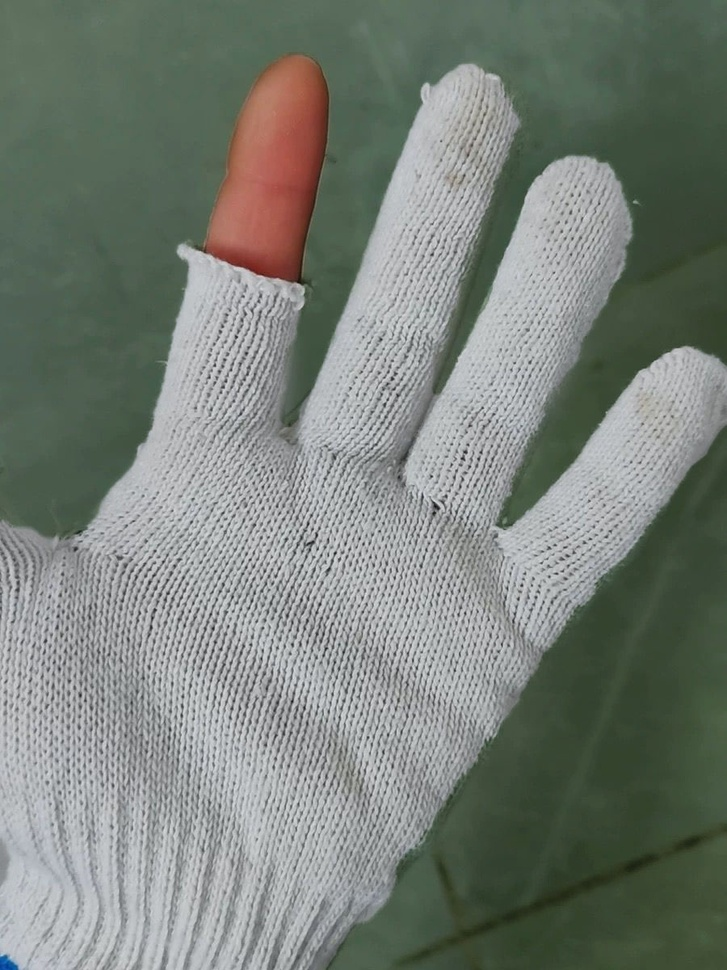
%> input picture imgg4.jpg, 727 x 970 px, shrunk from 900 x 1200 before the run
$ octave --eval "result = threshold_finger(imread('imgg4.jpg'));"   (GNU Octave 9; MATLAB toolbox functions it lacks are replaced by stand-ins)
%> lines starting %> are read from the running program, lines starting %| are printed output that depends on the picture; in (x1, y1, x2, y2) boxes, pixels count from 0 and x2, y2 are one past the last pixel; in counts of white or black regions, pixels touching at a corner belong together; the program's own positions count from 1
### detect_glove_contour.m
function [glove_contour] = detect_glove_contour(image)

    glove_hsv = rgb2hsv(image);
%> glove_hsv: size 970x727x3 double; mean H, S, V 0.434, 0.132, 0.513

    % Extract individual channels
    hue_channel = glove_hsv(:,:,1);
    saturation_channel = glove_hsv(:,:,2);
    value_channel = glove_hsv(:,:,3);
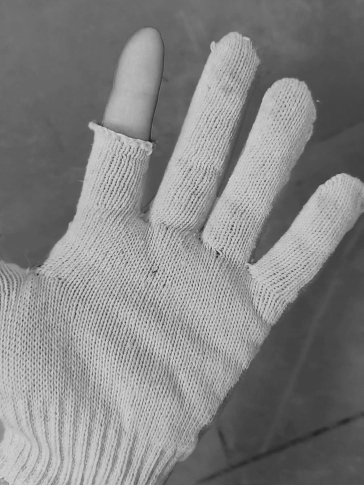
%> value_channel: size 970x727 double (shown at 1/2 size); min 0.051, max 0.918, mean 0.513

    % Calculate histograms for each channel
    numBins = 256;
    hueHistogram = imhist(hue_channel, numBins);
%> hueHistogram = 256 values, max 123310 at index 157, min 0 at index 43, mean 2754.6
    saturationHistogram = imhist(saturation_channel, numBins);
%> saturationHistogram = 256 values, max 69827 at index 5, min 0 at index 2, mean 2754.6
    valueHistogram = imhist(value_channel, numBins);
%> valueHistogram = 256 values, max 12216 at index 105, min 0 at index 1, mean 2754.6

    % Find the bin with the highest count for each channel
    [~, dominantHueBin] = max(hueHistogram);
%> dominantHueBin = 157
    [~, dominantSaturationBin] = max(saturationHistogram);
%> dominantSaturationBin = 5
    [~, dominantValueBin] = max(valueHistogram);
%> dominantValueBin = 105

    % Convert the dominant bins to actual values
    dominant_hue = (dominantHueBin - 1) / numBins;
%> dominant_hue = 0.609
    dominant_saturation = (dominantSaturationBin - 1) / numBins;
%> dominant_saturation = 0.0156
    dominant_value = (dominantValueBin - 1) / numBins;
%> dominant_value = 0.406

    % Extract the dominant color
    dominant_color = [dominant_hue, dominant_saturation, dominant_value];
%> dominant_color = [0.609 0.0156 0.406]

    % Define light and dark background threshold
    bright_bg_lower = [0,0,128] / 255;
    bright_bg_upper = [255,255,255] / 255;

    dark_bg_lower = [0,0,0] / 255;
    dark_bg_upper = [255,255,127] / 255;

    % Check if dominant color is within the dark background range
    is_dark = all(dominant_color >= dark_bg_lower) && all(dominant_color <= dark_bg_upper);
%> is_dark = true

    % Check if dominant color is within the light background range
    is_bright = all(dominant_color >= bright_bg_lower) && all(dominant_color <= bright_bg_upper);
%> is_bright = false

    % Define lower and upper bounds for glove color in HSV space
    if is_bright
        glove_lower = [0,0,85] / 255;
        glove_upper = [255,110,255] / 255;
    end
    if is_dark
        glove_lower = [0,0,0] / 255;
        glove_upper = [255,255,110] / 255;
    end

    % Create mask for the glove
    glove_mask = (glove_hsv(:,:,1) >= glove_lower(1) & glove_hsv(:,:,1) <= glove_upper(1)) & ...
           (glove_hsv(:,:,2) >= glove_lower(2) & glove_hsv(:,:,2) <= glove_upper(2)) & ...
           (glove_hsv(:,:,3) >= glove_lower(3) & glove_hsv(:,:,3) <= glove_upper(3));
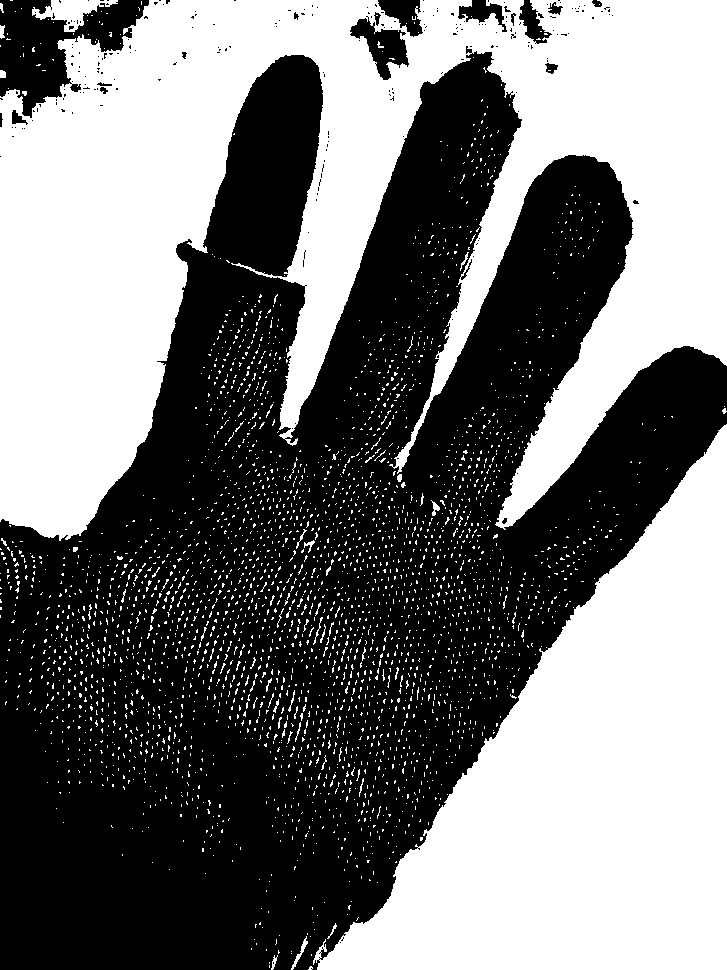
%> glove_mask: size 970x727 logical; 46.4% white; 3115 white regions (3064 under 20 px), largest, box (x1, y1, x2, y2) and area: (0, 0, 727, 541) 199109, (313, 424, 727, 970) 112394, (32, 0, 118, 32) 1197

    % Extract glove region
    glove_extracted = glove_hsv;
    glove_extracted(repmat(~glove_mask,[1 1 3])) = 0;

    % Convert to binary mask
    glove_binary = glove_extracted(:,:,1) > 0 | glove_extracted(:,:,2) > 0 | glove_extracted(:,:,3) > 0;
    glove_binary = imcomplement(glove_binary);

    % Perform morphological operations
    se = strel('square', 9);
    glove_binary = imdilate(glove_binary, se);
%> glove_binary: size 970x727 logical; 60.6% white; 14 black regions (7 under 20 px), largest, box (x1, y1, x2, y2) and area: (0, 0, 727, 533) 168415, (322, 431, 727, 970) 108349, (56, 0, 93, 16) 351
    glove_binary = imerode(glove_binary, se);
%> glove_binary: size 970x727 logical; 56.5% white; 6 black regions, box (x1, y1, x2, y2) and area: (0, 0, 727, 537) 193403, (318, 427, 727, 970) 112149, (52, 0, 100, 20) 755, (505, 0, 524, 13) 194, (532, 0, 547, 13) 173, (384, 17, 394, 27) 100
    glove_binary = imfill(glove_binary, 'holes');
%> glove_binary: size 970x727 logical; 56.5% white; 5 black regions, box (x1, y1, x2, y2) and area: (0, 0, 727, 537) 193403, (318, 427, 727, 970) 112149, (52, 0, 100, 20) 755, (505, 0, 524, 13) 194, (532, 0, 547, 13) 173

    % Find the main glove contour by extracting the largest contour
    glove_contours = bwboundaries(glove_binary);
%> glove_contours = 36 boundaries; largest, box (x1, y1, x2, y2) and points: (0, 45, 727, 970) 4510, (0, 0, 170, 137) 901, (451, 0, 567, 49) 449, (350, 0, 427, 80) 288, (294, 5, 318, 20) 69

    largest_contour_area = -1;
    largest_contour_index = -1;

    for i = 1:length(glove_contours)
        current_contour = glove_contours{i};
        current_contour_area = polyarea(current_contour(:, 2), current_contour(:, 1));
        if current_contour_area > largest_contour_area
            largest_contour_area = current_contour_area;
            largest_contour_index = i;
        end
    end
%> this loop made 36 passes
%> (current_contour_area, largest_contour_area, largest_contour_index) on passes 1, 4: (9979, 9979, 1), (379287.5, 379287.5, 4)

    glove_contour = glove_contours{largest_contour_index};

end

### threshold_finger.m
function [thresholded_finger, main_finger_contour] = threshold_finger(image)
    % Read the glove image
    % original_img = imread('imgg4.jpg');
    % finger_image = find_finger_contour(original_img);

    gray_img = rgb2gray(image);
    main_glove_contour = detect_glove_contour(image); % This function needs to be defined to find the glove contour
    glove_mask = poly2mask(main_glove_contour(:,2), main_glove_contour(:,1), size(gray_img, 1), size(gray_img, 2));
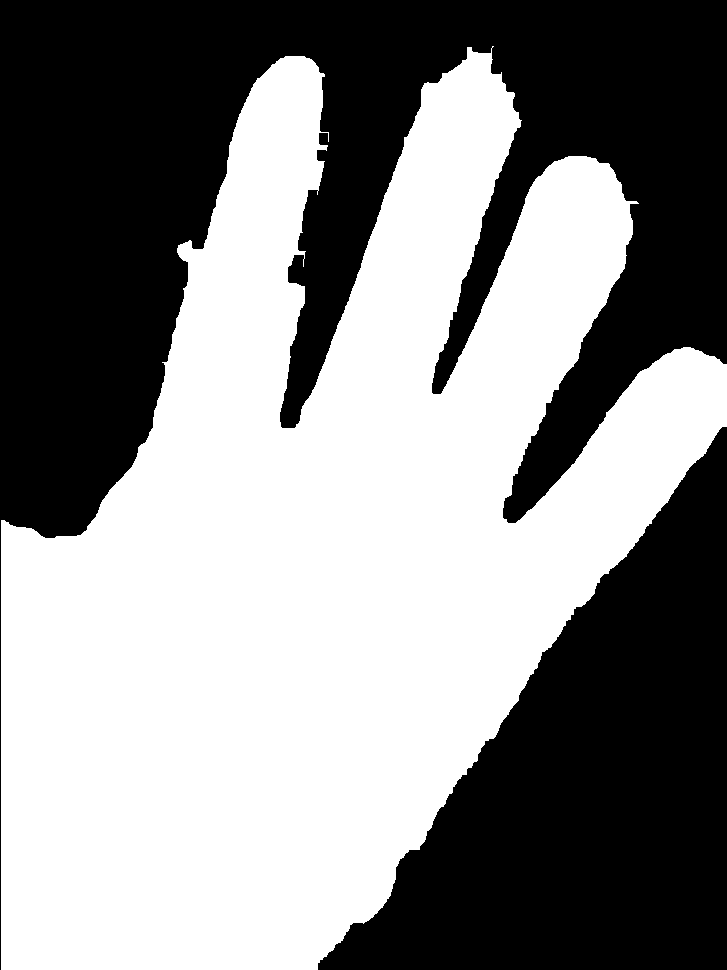
%> glove_mask: size 970x727 logical; 53.8% white; 2 black regions, box (x1, y1, x2, y2) and area: (0, 0, 727, 970) 213666, (318, 427, 727, 970) 112149

    % Invert glove_mask to find areas not covered by the glove
    inverted_glove_mask = ~glove_mask;

    % Find contours in the inverted mask, which should reveal the uncovered finger
    [B,~] = bwboundaries(inverted_glove_mask, 'noholes');
%> B = 2 boundaries; box (x1, y1, x2, y2) and points: (0, 0, 727, 970) 5423, (318, 427, 727, 970) 1611

    % Find the largest boundary which should be the uncovered finger
    max_boundary = max(cellfun(@length, B));
%> max_boundary = 5423
    main_finger_contour = B{cellfun(@length, B) == max_boundary};

    % Draw the contour of the uncovered finger
    figure; imshow(image);
    hold on;
    plot(main_finger_contour(:,2), main_finger_contour(:,1), 'b', 'LineWidth', 2);
    hold off;

    % Create a new image where everything outside the finger contour is remove
    masked_finger_image = uint8(inverted_glove_mask) .* gray_img;
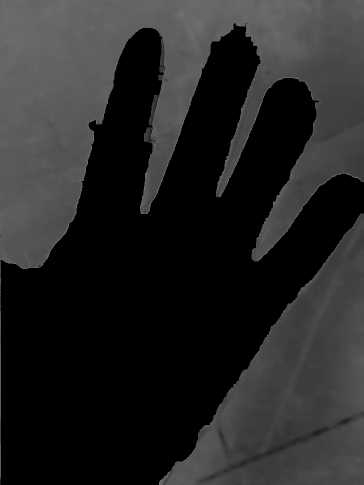
%> masked_finger_image: size 970x727 uint8 (shown at 1/2 size); min 0, max 203, mean 37.5

    % Thresholding - to separate the finger from the background
    finger_threshold = graythresh(masked_finger_image); % Using Otsu's method to find the threshold
%> finger_threshold = 0.157
    thresholded_finger = imbinarize(masked_finger_image, finger_threshold);
%> thresholded_finger: size 970x727 logical; 46.1% white; 3 white regions (1 under 20 px), largest, box (x1, y1, x2, y2) and area: (0, 0, 727, 970) 213538, (318, 427, 727, 970) 111633

    % Perform morphological operations to clean up the image
    thresholded_finger = imclose(thresholded_finger, strel('disk', 5)); % Example closing operation
%> thresholded_finger: size 970x727 logical; 46.3% white; 2 white regions, box (x1, y1, x2, y2) and area: (0, 0, 727, 970) 213997, (318, 427, 727, 970) 112222
%> `result = threshold_finger(imread('imgg4.jpg'));`:
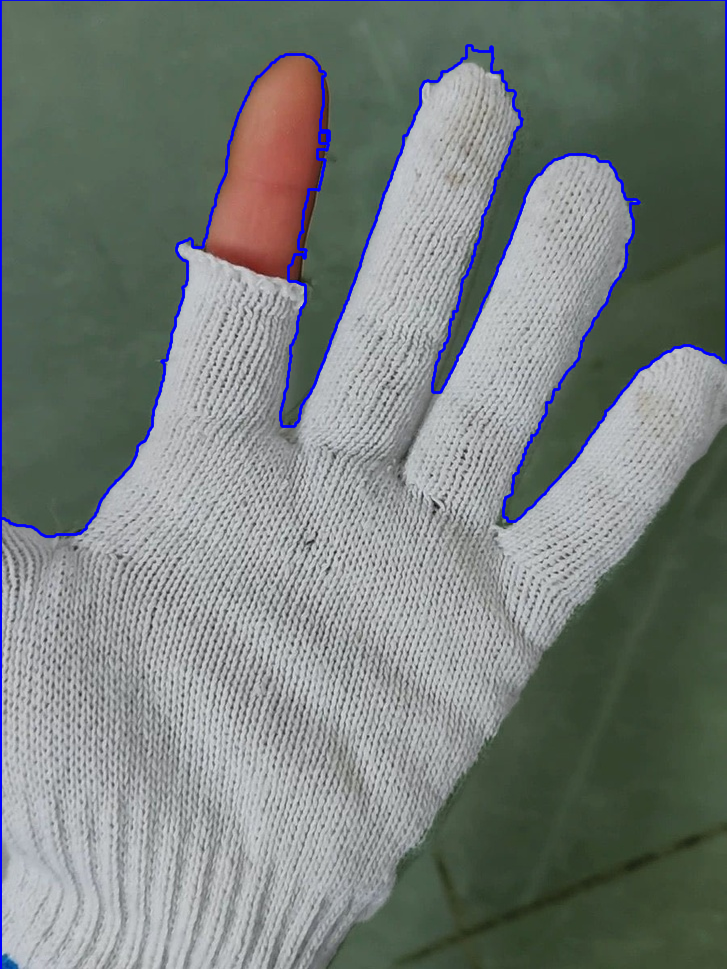
%> figure redrawn from the program's plot data

    % Show the thresholded finger
    % figure;
    % imshow(thresholded_finger);
    % title('Uncovered Finger');
end

$ run again, on imgg3.jpg
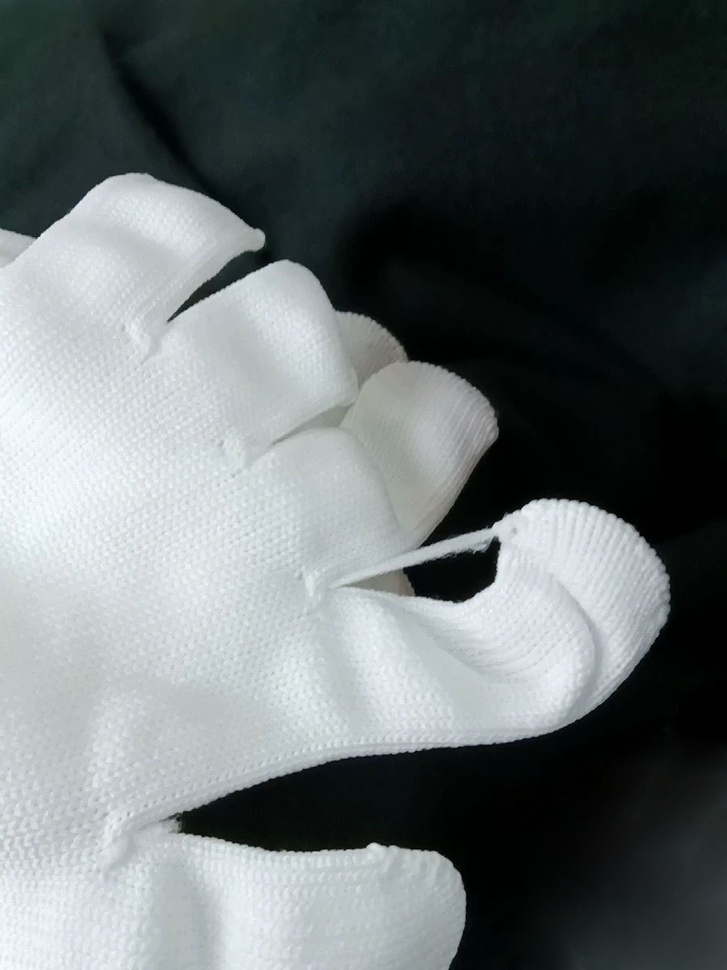
%> input picture imgg3.jpg, 727 x 970 px, shrunk from 900 x 1200 before the run
%> glove_hsv: size 970x727x3 double; mean H, S, V 0.493, 0.247, 0.439
%> hueHistogram = 256 values, max 99657 at index 129, min 0 at index 2, mean 2754.6
%> saturationHistogram = 256 values, max 50403 at index 15, min 0 at index 2, mean 2754.6
%> valueHistogram = 256 values, max 16823 at index 10, min 33 at index 93, mean 2754.6
%> dominantHueBin = 129
%> dominantSaturationBin = 15
%> dominantValueBin = 10
%> dominant_hue = 0.5
%> dominant_saturation = 0.0547
%> dominant_value = 0.0352
%> dominant_color = [0.5 0.0547 0.0352]
%> is_dark = true
%> is_bright = false
%> glove_contours = 22 boundaries; largest, box (x1, y1, x2, y2) and points: (0, 173, 672, 970) 3335, (678, 675, 727, 740) 207, (698, 614, 727, 653) 149, (666, 453, 686, 459) 45, (515, 799, 528, 813) 41
%> the loop in detect_glove_contour, `for i = 1:length(glove_contours)` made 22 passes
%> (current_contour_area, largest_contour_area, largest_contour_index) on pass 1: (347765, 347765, 1)
%> in threshold_finger, `glove_mask = poly2mask(main_glove_contour(:,2), main_glove_contour(:,1..`:
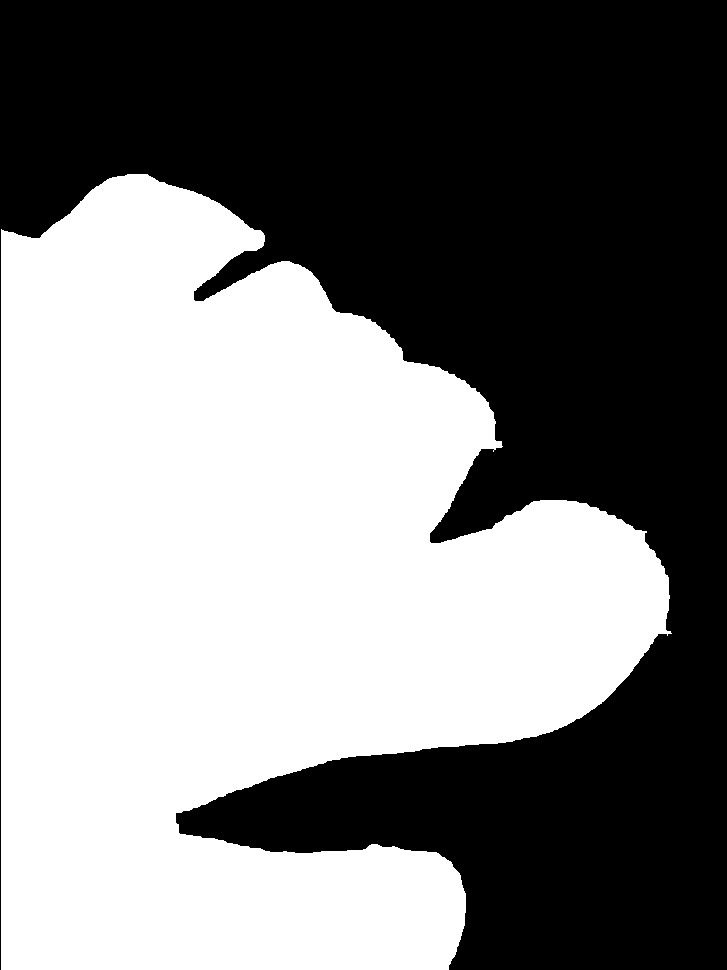
%> glove_mask: size 970x727 logical; 49.3% white; 1 white region, box (x1, y1, x2, y2) and area: (1, 174, 672, 970) 347838
%> B = 1 boundary; box (x1, y1, x2, y2) and points: (0, 0, 727, 970) 5802
%> max_boundary = 5802
%> finger_threshold = 0.0745
%> `result = threshold_finger(imread('imgg4.jpg'));`:
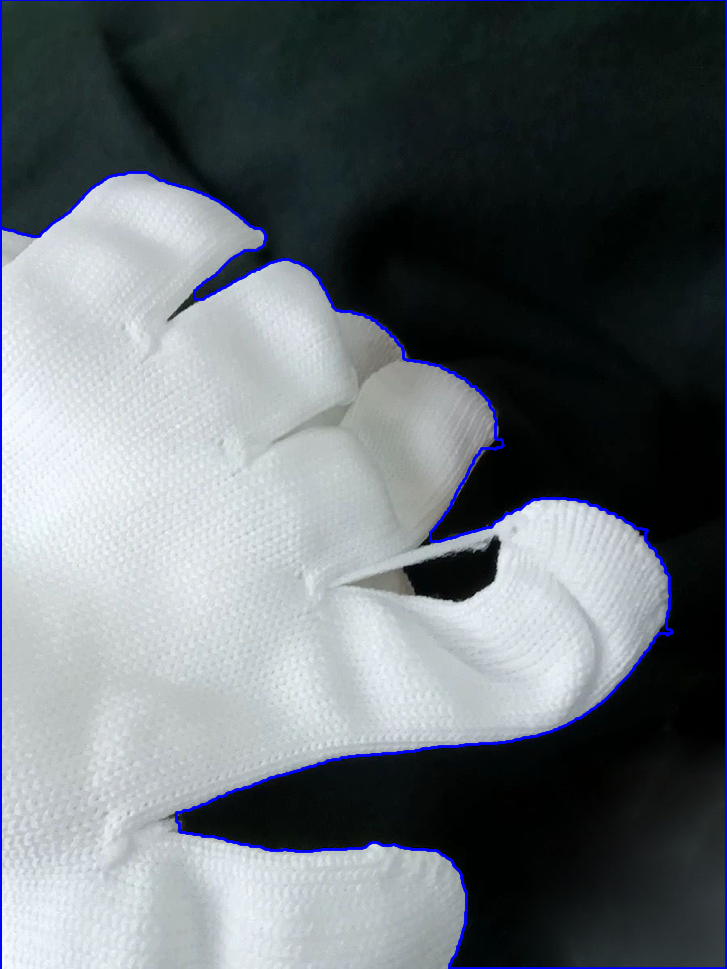
%> figure redrawn from the program's plot data
